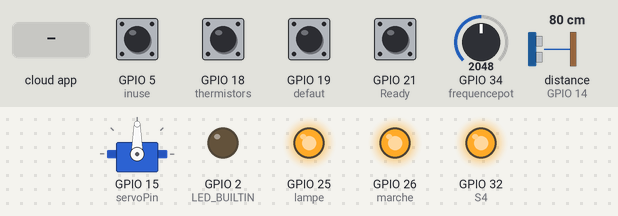
A sketch run on a simulated ESP32. Parts: servo, output pins drawn as LEDs (lit = HIGH). The inputs (shaded band) are chosen by the test bench; at power-on: GPIO 5 (inuse), GPIO 18 (thermistors), GPIO 19 (defaut), GPIO 21 (Ready) HIGH, GPIO 34 (frequencepot) = 2048, distance to the obstacle (sensor on GPIO 14) 80 cm. The echo pulse lasts 58.3 µs per cm; WiFi joins after 1.5 s; servers stay silent unless stated; the Firebase database answers and starts empty; pins used as bus, display or sensor lines are not drawn; what the sketch prints to the serial monitor is not drawn.

Above: at 2.8 s.
2.9 s: the phone or cloud app sets start to ON
At 5.2 s:
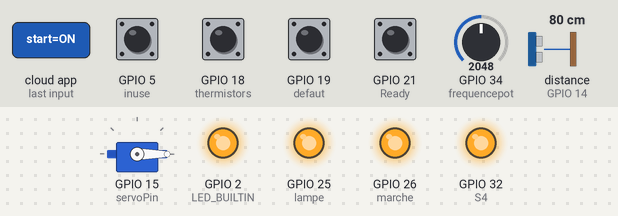
6.0 s: the phone or cloud app sets S4 to ON
At 8.2 s:
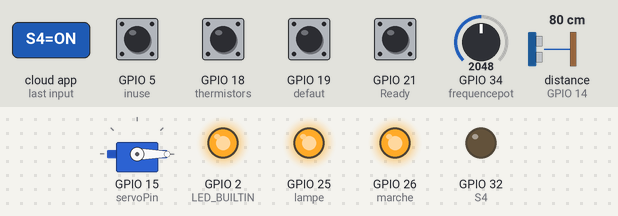
8.8 s: the phone or cloud app sets extlamp to ON
At 10.3 s:
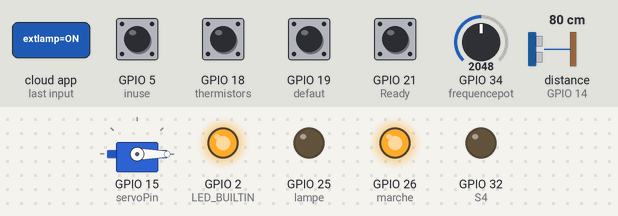
11.2 s: the phone or cloud app sets marche to ON
At 12.8 s:
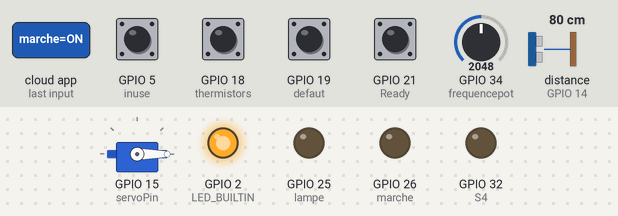
13.5 s: the phone or cloud app sets start to OFF
At 15.5 s:
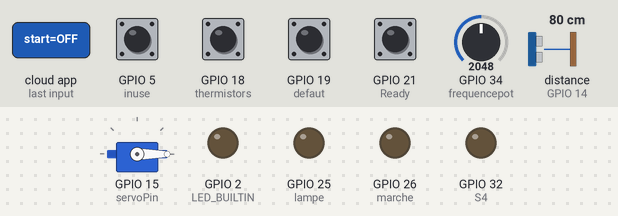
16.5 s: the phone or cloud app sets S4 to OFF
At 18.6 s:
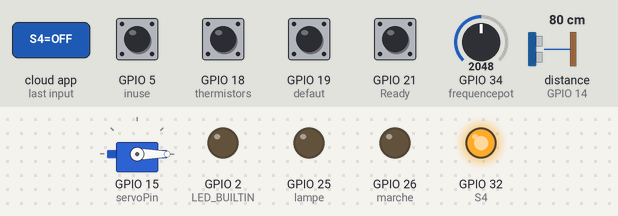
Timing chart, 0 to 20.1 s (numbered marks = the images above; inputs shaded):
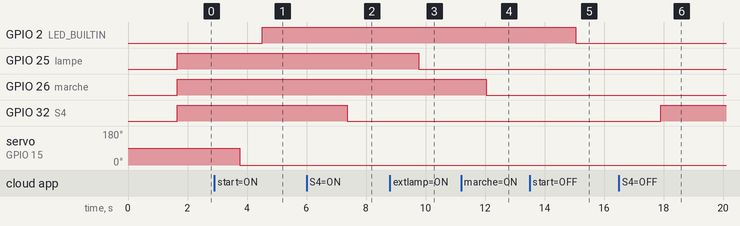

The sketch:

-DRIVES-ACS580-Or-ACS880-ESP32-control-Driver-using-FierBASe.ino
```cpp
// This sketch enables remote control and monitoring of ABB ACS580/ACS880 low-voltage AC drives
// using an Espressif ESP32 microcontroller and Google's Firebase Realtime Database.
// Key functionalities include:
// - Wi-Fi connectivity for Firebase communication.
// - Reading drive status inputs (Ready, Default, Thermistors, In Use).
// - Reading sensor data (Ultrasonic distance, Potentiometer for frequency).
// - Sending status and sensor data to Firebase.
// - Receiving control commands from Firebase (Start/Stop, Frequency, Relay control).
// - Controlling a servo motor to simulate drive frequency input.
// - Controlling digital outputs (relays/lamps).

//Required HTTPClientESP32Ex library to be installed  https://github.com/mobizt/HTTPClientESP32Ex

#include <WiFi.h>             // Library for Wi-Fi connectivity
#include "FirebaseESP32.h"    // Library for Firebase Realtime Database interaction
#include <HCSR04.h>           // Library for HC-SR04 ultrasonic distance sensor
#include <ESP32Servo.h>       // Library for ESP32 specific servo control

// Firebase Project Configuration
#define FIREBASE_HOST "sudpotassep60.firebaseio.com" // Firebase Realtime Database URL
#define FIREBASE_AUTH "xxxxxxxxxxxxxxxxxxxxxxxxxxxxx"  // Firebase Authentication Token (replace with your actual token)

// Wi-Fi Network Credentials
#define WIFI_SSID "WIFI_SSID"         // Your Wi-Fi network name (SSID)
#define WIFI_PASSWORD "WIFI_PASSWORD" // Your Wi-Fi network password

// Firebase Realtime Database objects
FirebaseData firebaseData; // FirebaseESP32 data object for storing response data

// Peripheral objects
Servo myservo;  // Servo object to control the servo motor
HCSR04 hc(27,14); // HCSR04 sensor object: trigPin=GPIO27, echoPin=GPIO14

// Timing variables
unsigned long sendDataPrevMillis = 0; // Stores the last time data was sent to Firebase

// Firebase Database Paths (Strings for flexibility)
String path = "/"; // Root path for Firebase stream (can be more specific if needed)
// Input paths: Data read from sensors/drive and sent TO Firebase
String distancePath = "/input/Distance";     // Path for ultrasonic sensor distance reading
String courantPath = "/input/courant";       // Path for current reading (placeholder, not implemented in this code)
String vitessePath = "/input/vitesse";       // Path for speed reading (placeholder, not implemented in this code)
String frequencePath = "/input/frequance";   // Path for frequency reading (from potentiometer)
String ReadyPath = "/input/Ready";         // Path for drive ready status
String defautPath = "/input/defaut";        // Path for drive fault status
String thermistorstPath = "/input/thermistors"; // Path for drive thermistor status
String inusePath = "/input/in use";        // Path for drive in-use status
// Output paths: Data received FROM Firebase to control ESP32/drive
String MarchePath = "/output/marche";      // Path for drive start/stop command

// Global variables for sensor readings and control logic
int niveau;                     // Stores distance from HC-SR04 sensor in cm
float MfrequanceF = 14;         // Target frequency for servo (float, potentially for finer control - currently not primary)
int MfrequanceI = 14;           // Target frequency for servo (integer, used for mapping to servo angle)
int servoPin = 15;              // ESP32 pin connected to the servo motor's signal line
bool moniteur = true ;          // Flag to enable/disable sending data to Firebase (monitoring)
bool start = false ;            // Flag to indicate if the main process/drive should be started
int times = 15000 ;             // Interval in milliseconds for sending data to Firebase (default 15 seconds)
int frequenceval;               // Stores raw analog value from frequency potentiometer
int LED_BUILTIN = 2;            // ESP32 built-in LED pin (often GPIO2)

// Pin Definitions for Digital I/O
// Output pins (controlled by ESP32)
const int marche = 26;        // Pin to control the main drive start/stop relay (active LOW)
const int lampe = 25;         // Pin to control an external lamp/indicator (active LOW)
const int S3 = 33;            // Pin for general purpose digital output S3 (active LOW)
const int S4 = 32;            // Pin for general purpose digital output S4 (active LOW)

// Input pins (reading status from drive or sensors)
const int Ready = 21;         // Pin to read drive ready status (INPUT_PULLUP, HIGH = Not Ready, LOW = Ready)
const int defaut = 19;        // Pin to read drive fault status (INPUT_PULLUP, HIGH = OK, LOW = Fault)
const int thermistors = 18;   // Pin to read drive thermistor status (INPUT_PULLUP, HIGH = OK, LOW = Problem)
const int inuse = 5;          // Pin to read drive in-use/running status (INPUT_PULLUP, HIGH = Stopped, LOW = Running)
int frequencepot = 34;        // ESP32 ADC pin for reading potentiometer value for frequency setting (Analog Input)
int ADC_Max = 4096;           // Maximum ADC value for ESP32 (12-bit ADC)

uint16_t count = 0; // General purpose counter (currently unused)

void setup() {
  // Initialize serial communication for debugging
  Serial.begin(115200);

  // Connect to Wi-Fi
  WiFi.begin(WIFI_SSID, WIFI_PASSWORD);
  Serial.print("Connecting to Wi-Fi");
  while (WiFi.status() != WL_CONNECTED) {
    Serial.print(".");
    delay(300); // Wait for connection
  }
  Serial.println();
  Serial.print("Connected with IP: ");
  Serial.println(WiFi.localIP()); // Print local IP address
  Serial.println();

  // Initialize Firebase connection
  Firebase.begin(FIREBASE_HOST, FIREBASE_AUTH);
  Firebase.reconnectWiFi(true); // Enable auto-reconnect to Wi-Fi if connection is lost

  // Attempt to begin streaming data from the root path of Firebase
  // This allows real-time updates if data changes on Firebase at this path or its children
  if (!Firebase.beginStream(firebaseData, path)) {
    Serial.println("------Can't begin stream connection------");
    Serial.println("REASON: " + firebaseData.errorReason());
    Serial.println();
  }

  // Servo motor setup
  myservo.setPeriodHertz(50); // Set servo PWM frequency to 50Hz (standard for SG90)
  myservo.attach(servoPin, 500, 2400); // Attach servo to 'servoPin', define min/max pulse width in microseconds

  // Initialize digital output pins to HIGH (typically off for active-LOW relays)
  digitalWrite(marche, HIGH); // Set 'marche' relay pin to HIGH (OFF)
  digitalWrite(lampe, HIGH);  // Set 'lampe' relay pin to HIGH (OFF)
  digitalWrite(S3, HIGH);     // Set 'S3' relay pin to HIGH (OFF)
  digitalWrite(S4, HIGH);     // Set 'S4' (GPIO32) relay pin to HIGH (OFF) - Note: Corrected from 'digitalWrite(32, HIGH)'

  // Configure pin modes
  pinMode(marche, OUTPUT);      // Set 'marche' pin as an output
  pinMode(lampe, OUTPUT);       // Set 'lampe' pin as an output
  pinMode(S3, OUTPUT);          // Set 'S3' pin as an output
  pinMode(S4, OUTPUT);          // Set 'S4' pin as an output
  pinMode(LED_BUILTIN, OUTPUT); // Set built-in LED pin as an output

  // Configure input pins with internal pull-up resistors
  // This means the pin will read HIGH if nothing is connected or if the connected sensor pulls it LOW
  pinMode(Ready, INPUT_PULLUP);       // Drive ready status input
  pinMode(defaut, INPUT_PULLUP);      // Drive fault status input
  pinMode(thermistors, INPUT_PULLUP); // Drive thermistor status input
  pinMode(inuse, INPUT_PULLUP);       // Drive in-use status input
  // frequencepot (GPIO34) is an analog input, pinMode is not strictly required for analogRead on ESP32
}

void loop() {
  // Read status from digital input pins connected to the drive
  int ReadyVal = digitalRead(Ready);           // Read 'Ready' status (LOW = Ready)
  int defautVal = digitalRead(defaut);         // Read 'Defaut' (Fault) status (LOW = Problem)
  int thermistorsVal = digitalRead(thermistors); // Read 'Thermistors' status (LOW = Problem)
  int inuseVal = digitalRead(inuse);           // Read 'In Use' status (LOW = On Marche/Running)

  // Read sensor values
  niveau = int(hc.dist()); // Read distance from ultrasonic sensor (cm)
  frequenceval = analogRead(frequencepot); // Read raw value from frequency potentiometer

  // Print raw and mapped frequency potentiometer value for debugging
  Serial.println(frequenceval);
  frequenceval = map(frequenceval, 0, ADC_Max, 0, 50); // Map ADC value (0-4095) to frequency range (0-50 Hz)
  Serial.println(frequenceval);

  // Update Firebase with drive status based on digital input readings
  if (ReadyVal == HIGH) { // If Ready pin is HIGH, drive is not ready
    Firebase.setString(firebaseData, ReadyPath, "Pas Pret"); // "Not Ready"
  } else { // Else (LOW), drive is ready
    Firebase.setString(firebaseData, ReadyPath, "Pret");     // "Ready"
  }

  if (defautVal == HIGH) { // If Defaut pin is HIGH, no fault
    Firebase.setString(firebaseData, defautPath, "Bien");    // "Good"
  } else { // Else (LOW), there is a fault
   Firebase.setString(firebaseData, defautPath, "Problem"); // "Problem"
  }

  if (thermistorsVal == HIGH) { // If Thermistors pin is HIGH, thermistors are OK
   Firebase.setString(firebaseData, thermistorstPath, "Bien");   // "Good"
  } else { // Else (LOW), thermistor problem
    Firebase.setString(firebaseData, thermistorstPath, "Problem"); // "Problem"
    // If thermistor problem, automatically turn off the drive ('marche') as a safety measure
    Firebase.setString(firebaseData, MarchePath, "OFF");
    digitalWrite(marche, HIGH); // Set 'marche' relay to OFF
  }

  if (inuseVal == HIGH) { // If In Use pin is HIGH, drive is stopped
    Firebase.setString(firebaseData, inusePath, "Arrêté"); // "Stopped"
  } else { // Else (LOW), drive is running
    Firebase.setString(firebaseData, inusePath, "On Marche"); // "Running"
  }

  // Check for Firebase commands for 'start'
  if (Firebase.getString(firebaseData, "/output/start")) { // Attempt to get string from "/output/start" path
    if (firebaseData.stringData().equals("ON")) { // If command is "ON"
      start = true; // Set start flag
      digitalWrite(LED_BUILTIN, HIGH); // Turn on built-in LED
    } else if (firebaseData.stringData().equals("OFF")) { // If command is "OFF"
      start = false; // Clear start flag
      digitalWrite(LED_BUILTIN, LOW);  // Turn off built-in LED
    }
  }

  // Check for Firebase command for 'time' (data sending interval)
  if (Firebase.getInt(firebaseData, "/output/time")) { // Attempt to get integer from "/output/time" path
    if (firebaseData.dataType() == "int") { // Check if data type is integer
      times = (firebaseData.intData() * 1000); // Update 'times' interval (value from Firebase is in seconds)
    }
  }

  // Check for Firebase command for 'moniteur' (enable/disable Firebase data sending)
  if (Firebase.getString(firebaseData, "/output/moniteur")) {
    if (firebaseData.stringData().equals("ON")) {
      moniteur = true;  // Enable monitoring
    } else if (firebaseData.stringData().equals("OFF")) {
      moniteur = false; // Disable monitoring
    }
  }

  // Send data to Firebase if monitoring is enabled and interval has passed
  if (moniteur) {
    if (millis() - sendDataPrevMillis > times) { // Check if 'times' interval has elapsed
      sendDataPrevMillis = millis(); // Update the last send time

      // Send current frequency value (from potentiometer) to Firebase
      if (Firebase.setInt(firebaseData, frequencePath, frequenceval)) {
        // Optional: Serial print for confirmation (currently commented out)
        //Serial.print("Frequence : ");
        //Serial.print(firebaseData.intData());
        //Serial.println(" HZ ");
      }
      // Send current distance value (from ultrasonic sensor) to Firebase
      if (Firebase.setInt(firebaseData, distancePath, niveau)) {
        // Optional: Serial print for confirmation (currently commented out)
        //Serial.print("Distance : ");
        //Serial.print(firebaseData.intData());
        //Serial.println(" Cm ");
    }
  }
  }

  // Control digital output S4 based on Firebase command
  if (Firebase.getString(firebaseData, "/output/S4")) {
    if (firebaseData.stringData().equals("ON")) {
      digitalWrite(S4, LOW); // Turn S4 ON (active LOW)
    } else if (firebaseData.stringData().equals("OFF")) {
      digitalWrite(S4, HIGH); // Turn S4 OFF
    }
  }

  // Control digital output S3 based on Firebase command
  if (Firebase.getString(firebaseData, "/output/S3")) {
    if (firebaseData.stringData().equals("ON")) {
      digitalWrite(S3, LOW); // Turn S3 ON (active LOW)
    } else if (firebaseData.stringData().equals("OFF")) {
      digitalWrite(S3, HIGH); // Turn S3 OFF
    }
  }

  // Control external lamp based on Firebase command
  if (Firebase.getString(firebaseData, "/output/extlamp")) {
    if (firebaseData.stringData().equals("ON")) {
      digitalWrite(lampe, LOW); // Turn lamp ON (active LOW)
    } else if (firebaseData.stringData().equals("OFF")) {
      digitalWrite(lampe, HIGH); // Turn lamp OFF
    }
  }

  // Control main drive 'marche' relay based on Firebase command
  if (Firebase.getString(firebaseData, MarchePath)) { // MarchePath is "/output/marche"
    if (firebaseData.stringData().equals("ON")) {
      digitalWrite(marche, LOW); // Turn drive ON (active LOW)
    } else if (firebaseData.stringData().equals("OFF")) {
      digitalWrite(marche, HIGH); // Turn drive OFF
    }
  }

  // Control servo motor based on Firebase command for 'Mfrequance' (manual frequency)
  if (Firebase.getInt(firebaseData, "/output/Mfrequance")) { // Attempt to get integer for manual frequency
    if (firebaseData.dataType() == "int") {
      MfrequanceI = firebaseData.intData(); // Get integer value (expected 0-50 Hz or similar range)
      // Map the received frequency value (e.g., 14-50 Hz) to servo angle (0-180 degrees)
      // Note: The original mapping seems to be from 14-50. Adjust if the Firebase input range is different.
      MfrequanceI = map(MfrequanceI, 14, 50, 0, 180);
      myservo.write(MfrequanceI); // Write mapped angle to servo
    }
  }
}
// End of loop function
// No custom functions defined in this sketch.
```

Measured:
- after the input at 2.9 s, GPIO 2 (LED_BUILTIN): LOW → HIGH after 1.6 s
- after the input at 6.0 s, GPIO 32 (S4): HIGH → LOW after 1.4 s
- after the input at 8.8 s, GPIO 25 (lampe): HIGH → LOW after 0.98 s
- after the input at 11.2 s, GPIO 26 (marche): HIGH → LOW after 0.83 s
- after the input at 13.5 s, GPIO 2 (LED_BUILTIN): HIGH → LOW after 1.5 s
- after the input at 16.5 s, GPIO 32 (S4): LOW → HIGH after 1.4 s
